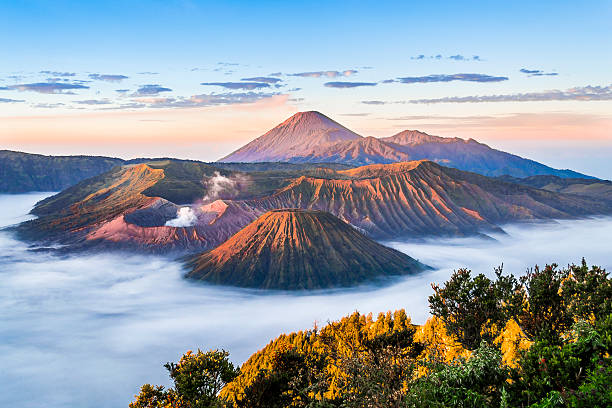
#> input picture j2.jpg, 612 x 408 px
$ python DFT.py
#> lines starting #> are read from the running program, lines starting #| are printed output that depends on the picture
# Nama  : MOH.ISRAN
# NIM   : F55121073
# Kelas : B
import cv2
import numpy as np
from matplotlib import pyplot as plt

# Load image in grayscale
img = cv2.imread('j2.jpg', 0)
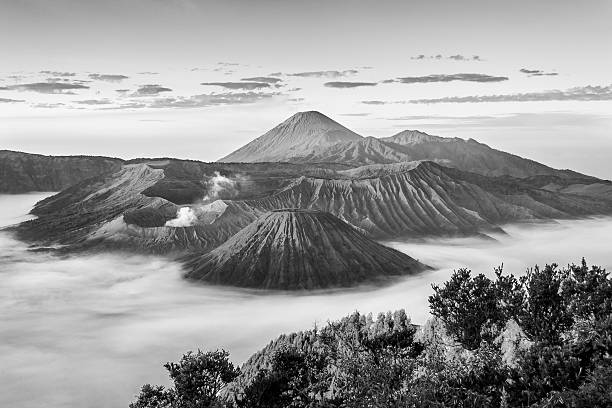
#> img: shape (408, 612); min 0, max 255, mean 152.3

# Apply DFT
dft = cv2.dft(np.float32(img), flags=cv2.DFT_COMPLEX_OUTPUT)
dft_shift = np.fft.fftshift(dft)

# Calculate magnitude spectrum
magnitude_spectrum = 20 * np.log(cv2.magnitude(dft_shift[:,:,0], dft_shift[:,:,1]))
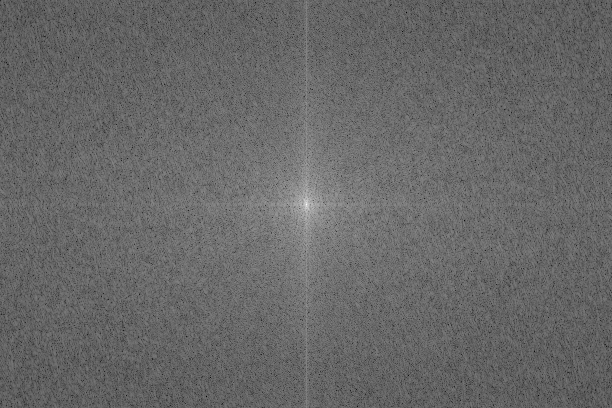
#> magnitude_spectrum: shape (408, 612) float32; min 61.33, max 349.1, mean 178.5; drawn with min black and max white

# Display original and magnitude spectrum side by side
plt.subplot(121), plt.imshow(img, cmap='gray')
plt.title('Input Image'), plt.xticks([]), plt.yticks([])
plt.subplot(122), plt.imshow(magnitude_spectrum, cmap='gray')
plt.title('Magnitude Spectrum'), plt.xticks([]), plt.yticks([])
plt.show()
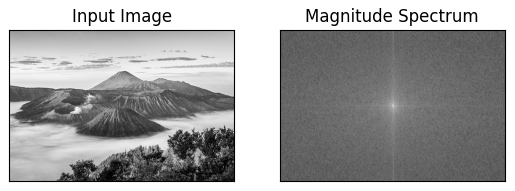
#> figure drawn by matplotlib, 2 panels

$ run again, with j1.JPG copied over j2.jpg
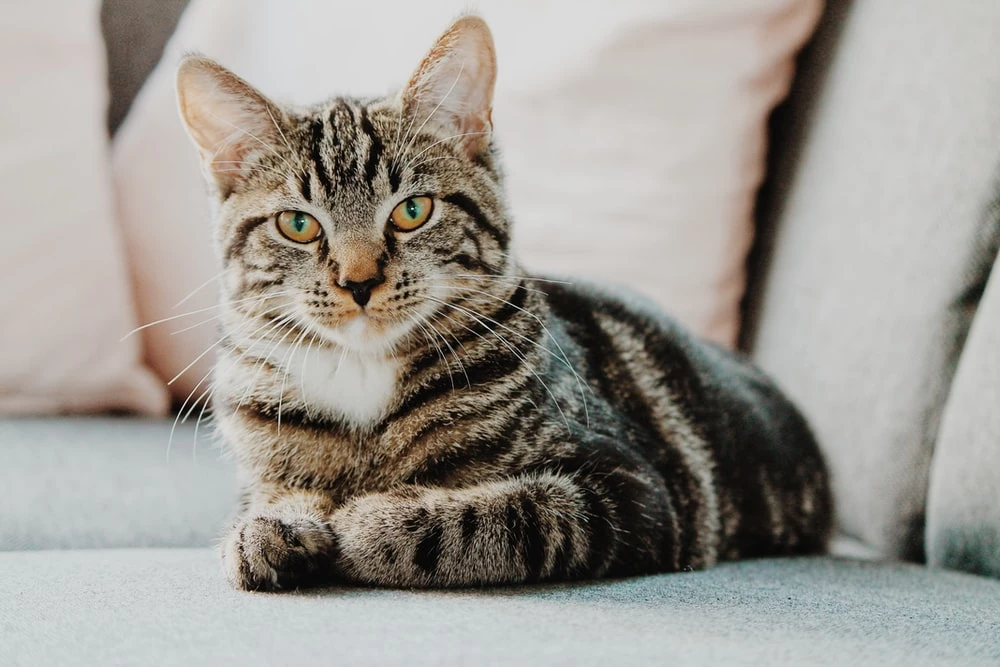
#> input picture j1.JPG, 1000 x 667 px
#> `magnitude_spectrum = 20 * np.log(cv2.magnitude(dft_shift[:,:,0], dft_s..`:
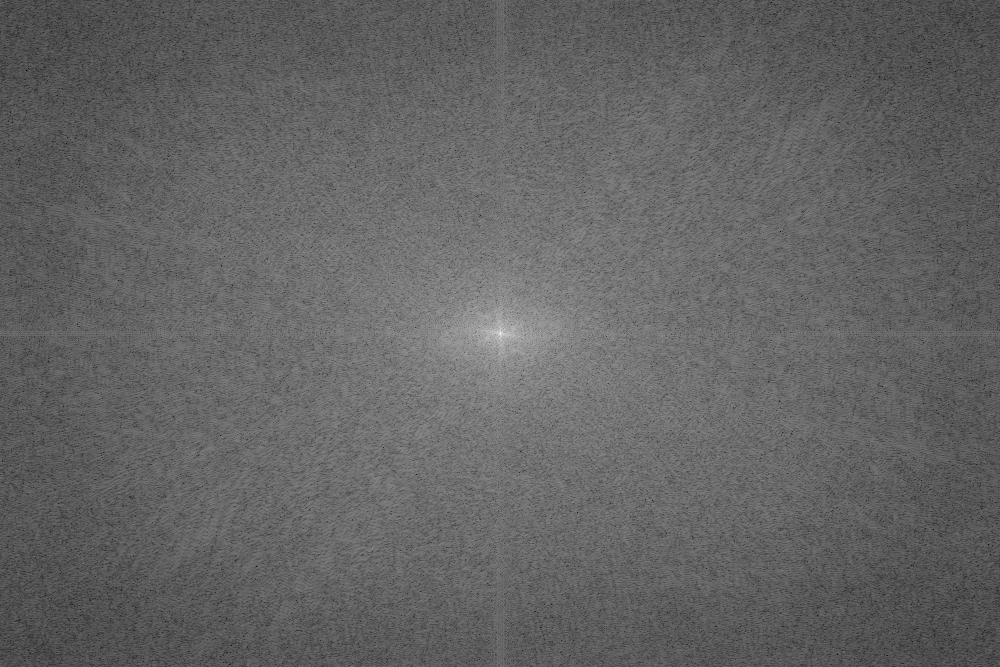
#> magnitude_spectrum: shape (667, 1000) float32; min 41.63, max 368.9, mean 170.1; drawn with min black and max white
#> `plt.show()`:
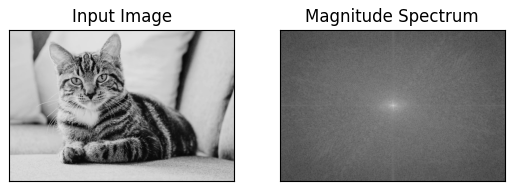
#> figure drawn by matplotlib, 2 panels

$ run again, with j4.jpg copied over j2.jpg
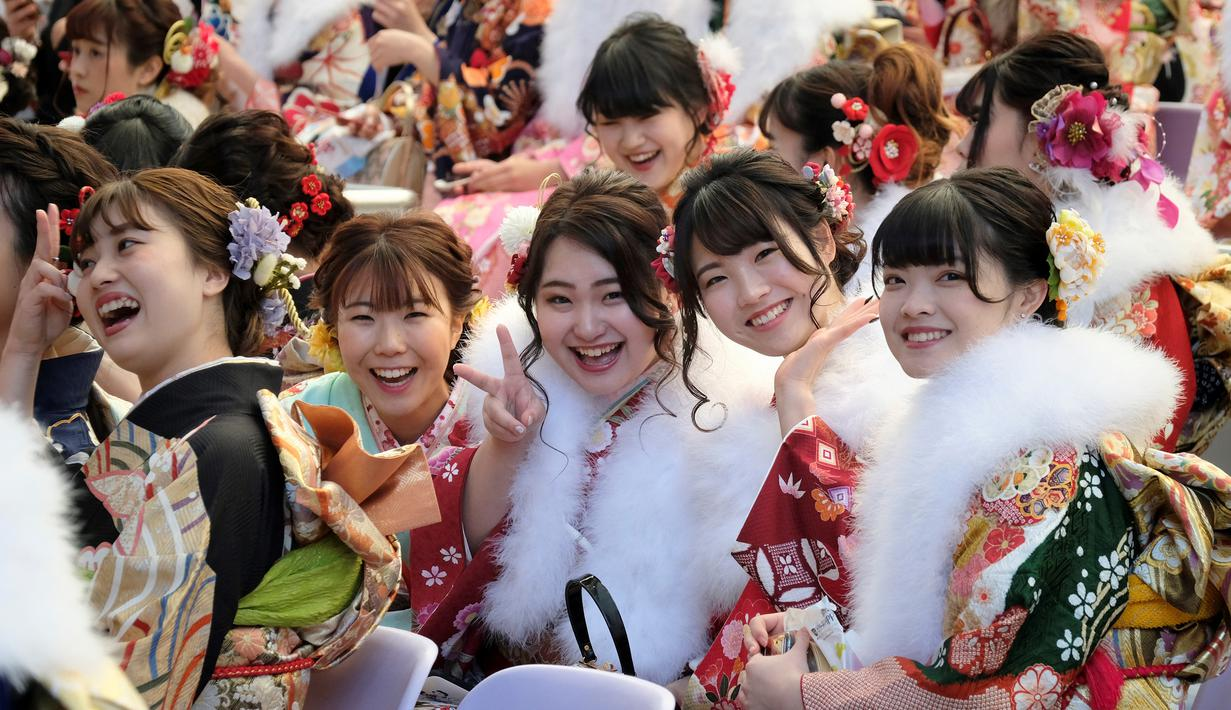
#> input picture j4.jpg, 1231 x 710 px
#> `magnitude_spectrum = 20 * np.log(cv2.magnitude(dft_shift[:,:,0], dft_s..`:
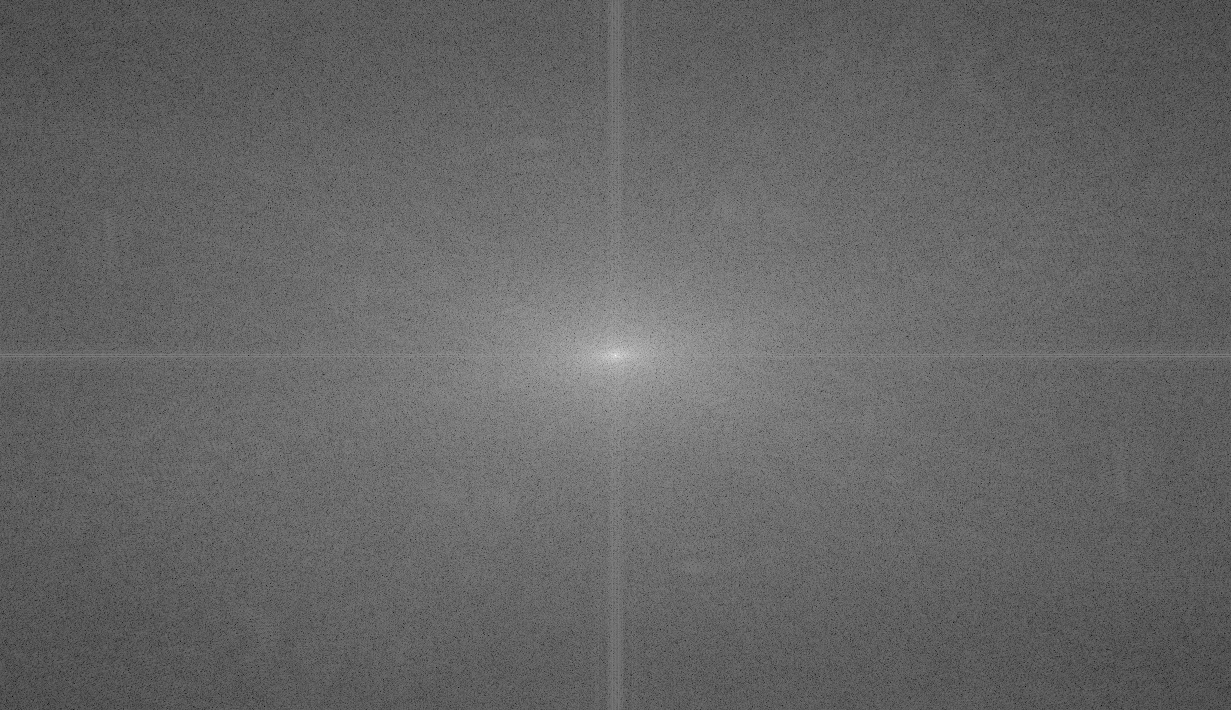
#> magnitude_spectrum: shape (710, 1231) float32; min 48.06, max 370, mean 176.8; drawn with min black and max white
#> `plt.show()`:
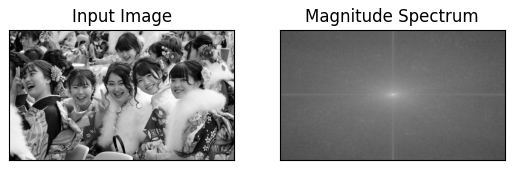
#> figure drawn by matplotlib, 2 panels

$ run again, with j5.jpg copied over j2.jpg
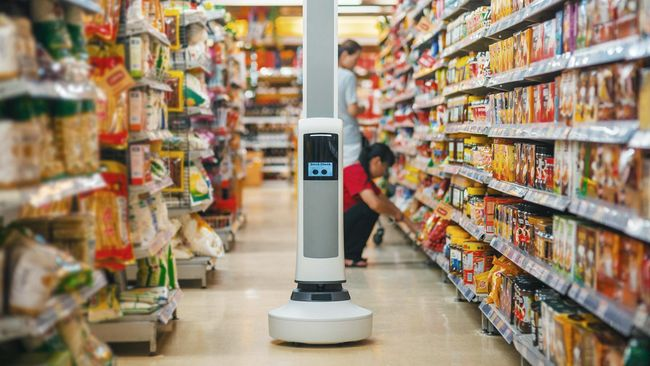
#> input picture j5.jpg, 650 x 366 px
#> `magnitude_spectrum = 20 * np.log(cv2.magnitude(dft_shift[:,:,0], dft_s..`:
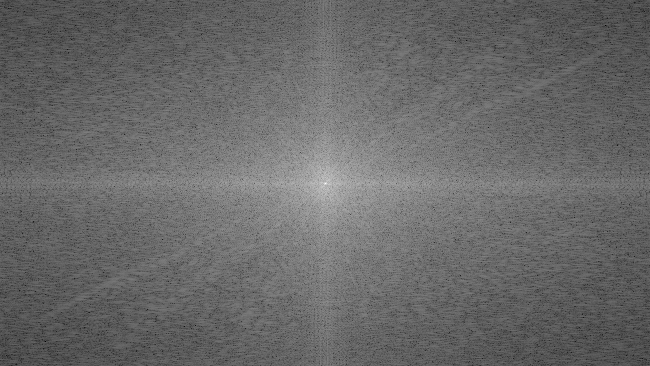
#> magnitude_spectrum: shape (366, 650) float32; min 27.04, max 346.3, mean 158.5; drawn with min black and max white
#> `plt.show()`:
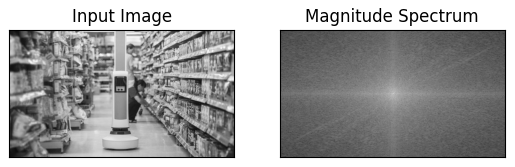
#> figure drawn by matplotlib, 2 panels
